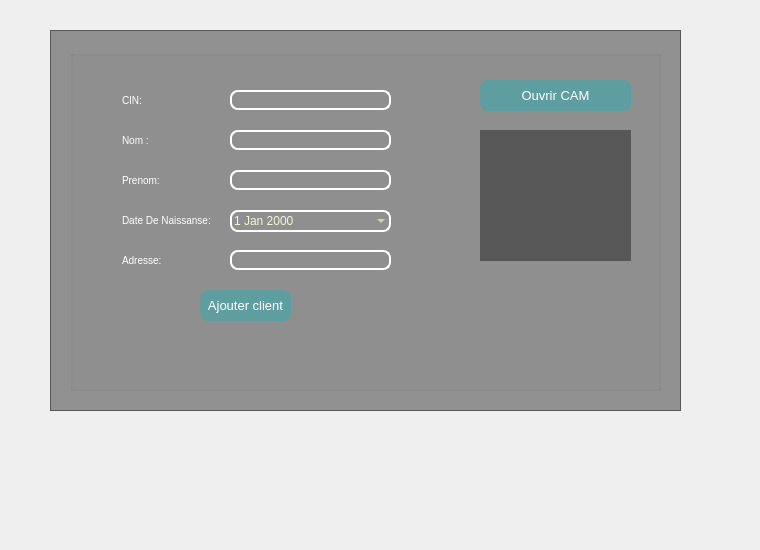
     <widget class="QWidget" name="tb1_2">
      <attribute name="title">
       <string>Ajout</string>
      </attribute>
      <widget class="QFrame" name="frame_16">
       <property name="geometry">
        <rect>
         <x>50</x>
         <y>30</y>
         <width>631</width>
         <height>381</height>
        </rect>
       </property>
       <property name="styleSheet">
        <string notr="true">QFrame
{background : black;
background:rgba(0,0,0,100);}</string>
       </property>
       <property name="frameShape">
        <enum>QFrame::StyledPanel</enum>
       </property>
       <property name="frameShadow">
        <enum>QFrame::Raised</enum>
       </property>
       <widget class="QGroupBox" name="groupBox_13">
        <property name="geometry">
         <rect>
          <x>20</x>
          <y>20</y>
          <width>591</width>
          <height>341</height>
         </rect>
        </property>
        <property name="styleSheet">
         <string notr="true">QGroupBox{color:white;}</string>
        </property>
        <property name="title">
         <string/>
        </property>
        <widget class="QLineEdit" name="lineEdit_cin_2">
         <property name="geometry">
          <rect>
           <x>160</x>
           <y>40</y>
           <width>161</width>
           <height>20</height>
          </rect>
         </property>
         <property name="styleSheet">
          <string notr="true">QLineEdit
 { background-color: transparent;
  color: #F5F5DC
;
  border: 1.5px solid white; 
border-radius: 8px;
}</string>
         </property>
         <property name="text">
          <string/>
         </property>
        </widget>
        <widget class="QLineEdit" name="lineEdit_93">
         <property name="geometry">
          <rect>
           <x>50</x>
           <y>40</y>
           <width>111</width>
           <height>21</height>
          </rect>
         </property>
         <property name="cursor">
          <cursorShape>ArrowCursor</cursorShape>
         </property>
         <property name="styleSheet">
          <string notr="true">QLineEdit {background:transparent;
border:none;
color:white;
font-size: 10px;
}</string>
         </property>
         <property name="text">
          <string>CIN: </string>
         </property>
        </widget>
        <widget class="QLineEdit" name="lineEdit_nom_3">
         <property name="geometry">
          <rect>
           <x>160</x>
           <y>80</y>
           <width>161</width>
           <height>20</height>
          </rect>
         </property>
         <property name="styleSheet">
          <string notr="true">QLineEdit
 { background-color: transparent;
  color: #F5F5DC
;
  border: 1.5px solid white; 
border-radius: 8px;
}</string>
         </property>
        </widget>
        <widget class="QLineEdit" name="lineEdit_103">
         <property name="geometry">
          <rect>
           <x>50</x>
           <y>160</y>
           <width>151</width>
           <height>20</height>
          </rect>
         </property>
         <property name="styleSheet">
          <string notr="true">QLineEdit {background:transparent;
border:none;
color:white;
font-size: 10px;}</string>
         </property>
         <property name="text">
          <string>Date De Naissanse:</string>
         </property>
        </widget>
        <widget class="QLineEdit" name="lineEdit_104">
         <property name="geometry">
          <rect>
           <x>50</x>
           <y>120</y>
           <width>171</width>
           <height>20</height>
          </rect>
         </property>
         <property name="styleSheet">
          <string notr="true">QLineEdit {background:transparent;
border:none;
color:white;
font-size: 10px;}</string>
         </property>
         <property name="text">
          <string>Prenom:</string>
         </property>
        </widget>
        <widget class="QLineEdit" name="lineEdit_adresse_3">
         <property name="geometry">
          <rect>
           <x>160</x>
           <y>200</y>
           <width>161</width>
           <height>20</height>
          </rect>
         </property>
         <property name="styleSheet">
          <string notr="true">QLineEdit
 { background-color: transparent;
  color: #F5F5DC
;
  border: 1.5px solid white; 
border-radius: 8px;
}</string>
         </property>
        </widget>
        <widget class="QLineEdit" name="lineEdit_105">
         <property name="geometry">
          <rect>
           <x>50</x>
           <y>80</y>
           <width>111</width>
           <height>21</height>
          </rect>
         </property>
         <property name="styleSheet">
          <string notr="true">QLineEdit {background:transparent;
border:none;
color:white;
font-size: 10px;}</string>
         </property>
         <property name="text">
          <string>Nom :</string>
         </property>
        </widget>
        <widget class="QLineEdit" name="lineEdit_106">
         <property name="geometry">
          <rect>
           <x>50</x>
           <y>200</y>
           <width>113</width>
           <height>20</height>
          </rect>
         </property>
         <property name="styleSheet">
          <string notr="true">QLineEdit {background:transparent;
border:none;
color:white;
font-size: 10px;}</string>
         </property>
         <property name="text">
          <string>Adresse:</string>
         </property>
        </widget>
        <widget class="QLineEdit" name="lineEdit_prenom_3">
         <property name="geometry">
          <rect>
           <x>160</x>
           <y>120</y>
           <width>161</width>
           <height>20</height>
          </rect>
         </property>
         <property name="styleSheet">
          <string notr="true">QLineEdit
 { background-color: transparent;
  color: #F5F5DC
;
  border: 1.5px solid white; 
border-radius: 8px;
}</string>
         </property>
        </widget>
        <widget class="QPushButton" name="pushButton_21">
         <property name="geometry">
          <rect>
           <x>130</x>
           <y>240</y>
           <width>91</width>
           <height>31</height>
          </rect>
         </property>
         <property name="styleSheet">
          <string notr="true">QPushButton{border-radius: 8px;
background :#5F9EA0
;
color: white;
font-size:13px;
}</string>
         </property>
         <property name="text">
          <string>Ajouter client</string>
         </property>
        </widget>
        <widget class="QPushButton" name="CAM_2">
         <property name="geometry">
          <rect>
           <x>410</x>
           <y>30</y>
           <width>151</width>
           <height>31</height>
          </rect>
         </property>
         <property name="styleSheet">
          <string notr="true">QPushButton{border-radius: 8px;
background :#5F9EA0
;
color: white;
font-size:13px;
}</string>
         </property>
         <property name="text">
          <string>Ouvrir CAM</string>
         </property>
        </widget>
        <widget class="QLabel" name="scrollArea_2">
         <property name="geometry">
          <rect>
           <x>410</x>
           <y>80</y>
           <width>151</width>
           <height>131</height>
          </rect>
         </property>
         <property name="text">
          <string/>
         </property>
        </widget>
        <widget class="QDateEdit" name="dateEdit_3">
         <property name="geometry">
          <rect>
           <x>160</x>
           <y>160</y>
           <width>161</width>
           <height>22</height>
          </rect>
         </property>
         <property name="styleSheet">
          <string notr="true">QDateEdit
 { background-color: transparent;
  color: #F5F5DC
;
  border: 1.5px solid white;
border-radius: 8px;
}

/* header row */
QCalendarWidget QWidget { alternate-background-color: rgb(128, 128, 128); }

/* normal days */
QCalendarWidget QAbstractItemView:enabled
{
font-size:11px;
color: rgb(180, 180, 180);
background-color: black;
selection-background-color: rgb(64, 64, 64);
selection-color: rgb(0, 255, 0);
}
</string>
         </property>
         <property name="calendarPopup">
          <bool>true</bool>
         </property>
        </widget>
       </widget>
      </widget>
      <widget class="QLabel" name="label_4">
       <property name="geometry">
        <rect>
         <x>0</x>
         <y>-30</y>
         <width>751</width>
         <height>541</height>
        </rect>
       </property>
       <property name="text">
        <string/>
       </property>
       <property name="pixmap">
        <pixmap>../build-client-Desktop_Qt_5_9_9_MinGW_32bit-Debug/djjjj.jpg</pixmap>
       </property>
      </widget>
     </widget>
